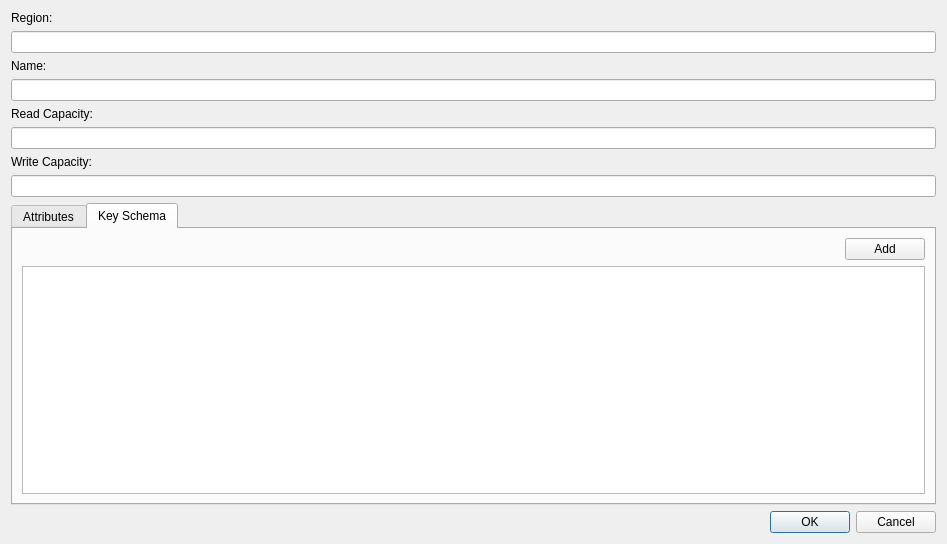
<?xml version="1.0" encoding="UTF-8"?>
<ui version="4.0">
 <class>DynamoDbAddTableDialog</class>
 <widget class="QDialog" name="DynamoDbAddTableDialog">
  <property name="geometry">
   <rect>
    <x>0</x>
    <y>0</y>
    <width>947</width>
    <height>544</height>
   </rect>
  </property>
  <property name="windowTitle">
   <string>DynamoDb Add Table</string>
  </property>
  <layout class="QVBoxLayout" name="verticalLayout">
   <item>
    <layout class="QGridLayout" name="gridLayout">
     <item row="3" column="0">
      <widget class="QLineEdit" name="nameEdit"/>
     </item>
     <item row="7" column="0">
      <widget class="QLineEdit" name="writeCapacityEdit"/>
     </item>
     <item row="2" column="0">
      <widget class="QLabel" name="nameLabel">
       <property name="text">
        <string>Name:</string>
       </property>
      </widget>
     </item>
     <item row="4" column="0">
      <widget class="QLabel" name="readCapacityLabel">
       <property name="text">
        <string>Read Capacity:</string>
       </property>
      </widget>
     </item>
     <item row="1" column="0">
      <widget class="QLineEdit" name="regionEdit"/>
     </item>
     <item row="0" column="0">
      <widget class="QLabel" name="regionLabel">
       <property name="text">
        <string>Region:</string>
       </property>
      </widget>
     </item>
     <item row="5" column="0">
      <widget class="QLineEdit" name="readCapacityEdit"/>
     </item>
     <item row="6" column="0">
      <widget class="QLabel" name="writeCapacityLabel">
       <property name="text">
        <string>Write Capacity:</string>
       </property>
      </widget>
     </item>
    </layout>
   </item>
   <item>
    <widget class="QTabWidget" name="tabWidget">
     <property name="currentIndex">
      <number>1</number>
     </property>
     <widget class="QWidget" name="attributeTab">
      <attribute name="title">
       <string>Attributes</string>
      </attribute>
      <layout class="QVBoxLayout" name="verticalLayout_2">
       <item>
        <layout class="QHBoxLayout" name="horizontalLayout">
         <item>
          <spacer name="horizontalSpacer">
           <property name="orientation">
            <enum>Qt::Orientation::Horizontal</enum>
           </property>
           <property name="sizeHint" stdset="0">
            <size>
             <width>40</width>
             <height>20</height>
            </size>
           </property>
          </spacer>
         </item>
         <item>
          <widget class="QPushButton" name="attributeAddButton">
           <property name="text">
            <string>Add</string>
           </property>
          </widget>
         </item>
        </layout>
       </item>
       <item>
        <widget class="QTableView" name="attributeTable"/>
       </item>
      </layout>
     </widget>
     <widget class="QWidget" name="keySchemaTab">
      <attribute name="title">
       <string>Key Schema</string>
      </attribute>
      <layout class="QVBoxLayout" name="verticalLayout_3">
       <item>
        <layout class="QHBoxLayout" name="horizontalLayout_2">
         <item>
          <spacer name="horizontalSpacer_2">
           <property name="orientation">
            <enum>Qt::Orientation::Horizontal</enum>
           </property>
           <property name="sizeHint" stdset="0">
            <size>
             <width>40</width>
             <height>20</height>
            </size>
           </property>
          </spacer>
         </item>
         <item>
          <widget class="QPushButton" name="keySchemaAddButton">
           <property name="text">
            <string>Add</string>
           </property>
          </widget>
         </item>
        </layout>
       </item>
       <item>
        <widget class="QTableView" name="keySchemaTable"/>
       </item>
      </layout>
     </widget>
    </widget>
   </item>
   <item>
    <widget class="QDialogButtonBox" name="buttonBox">
     <property name="standardButtons">
      <set>QDialogButtonBox::StandardButton::Cancel|QDialogButtonBox::StandardButton::Ok</set>
     </property>
    </widget>
   </item>
  </layout>
 </widget>
 <resources/>
 <connections/>
</ui>
